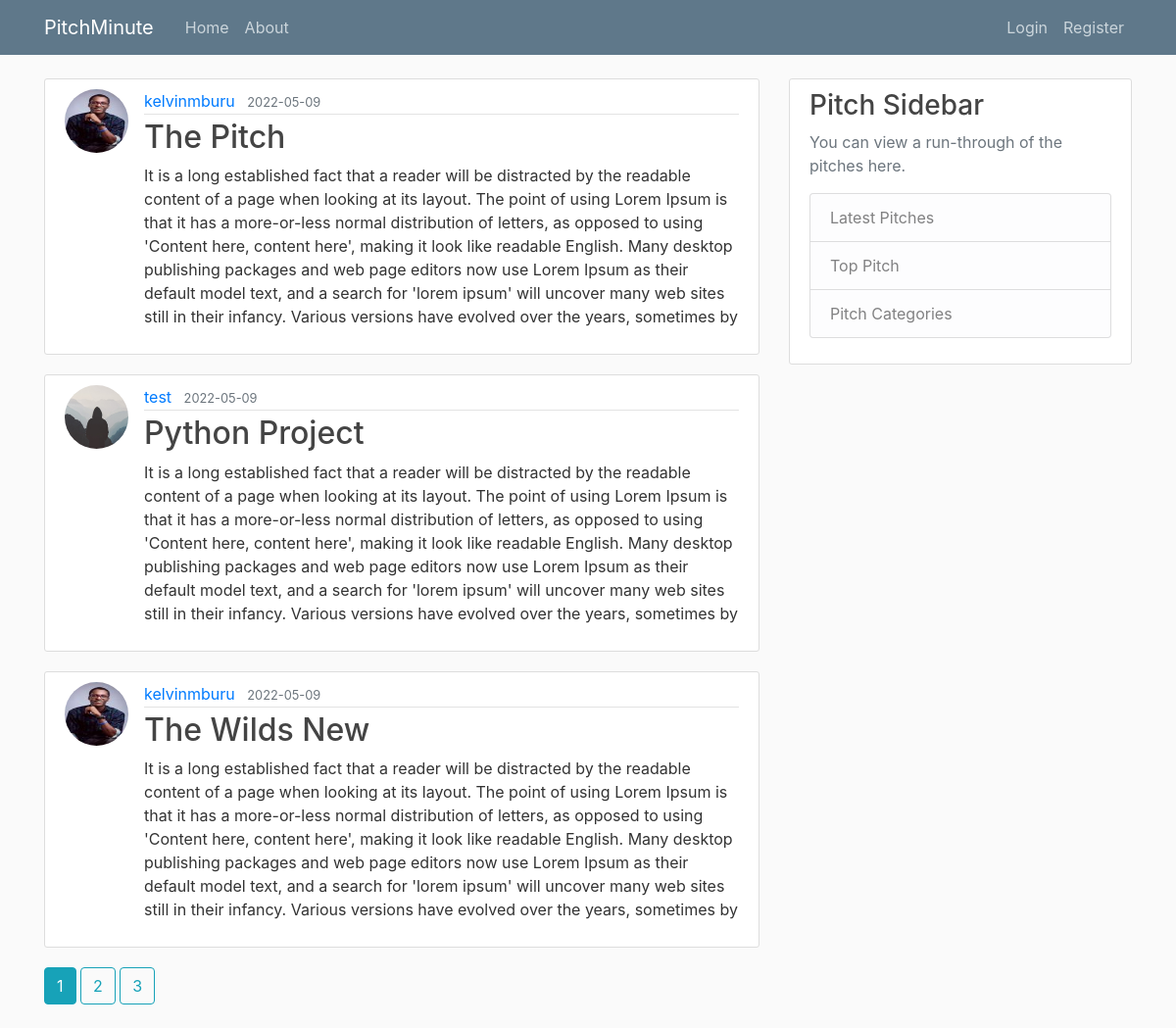
Page /home on the earlier database version.
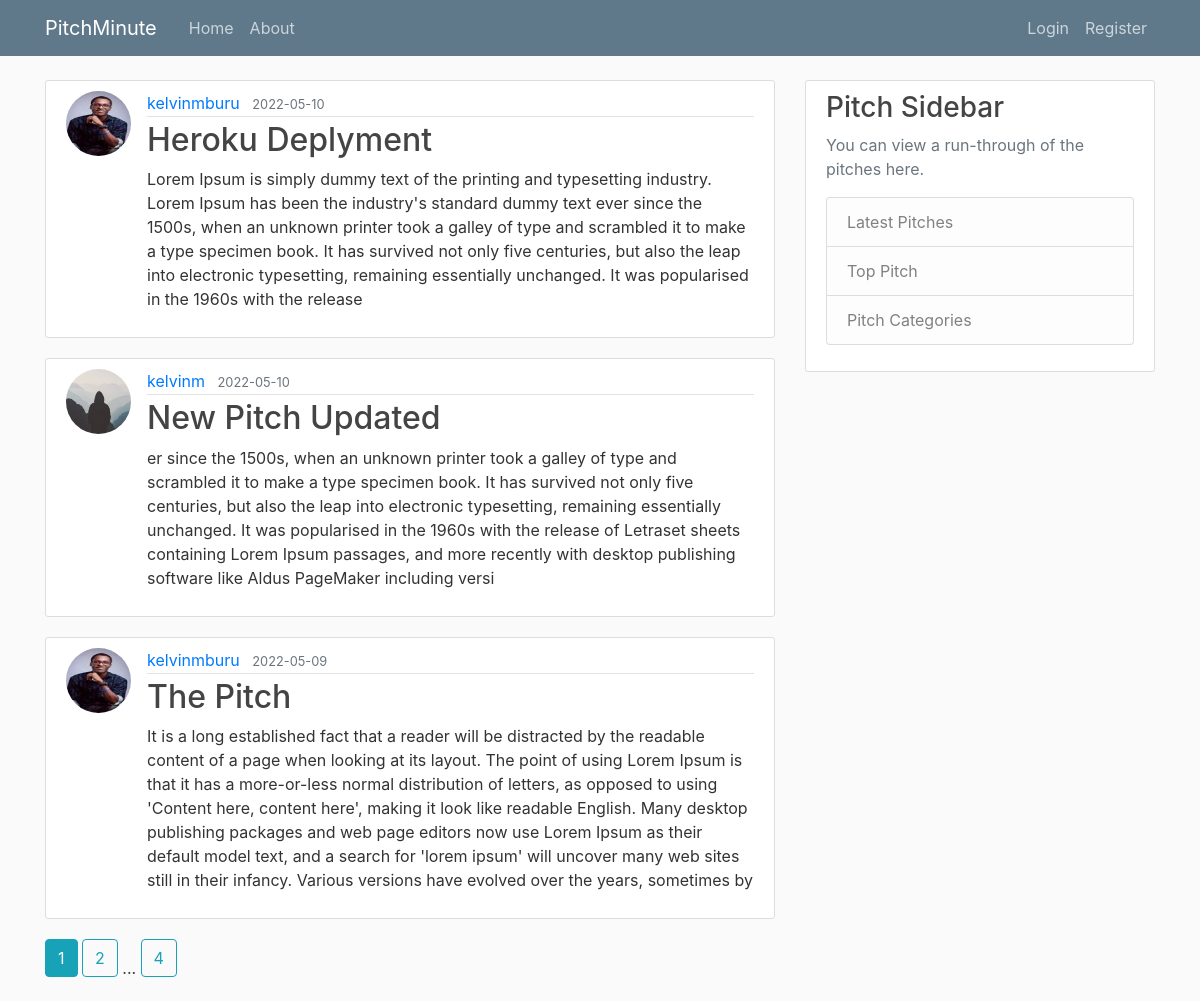
Same page on the later database version.
### flaskblog/models.py (models this page shows, shortened)
class Post(db.Model):
    id = db.Column(db.Integer, primary_key=True)
    title = db.Column(db.String(100), nullable=False)
    date_posted = db.Column(db.DateTime, nullable=False, default=datetime.utcnow)
    content = db.Column(db.Text, nullable=False)
    user_id = db.Column(db.Integer, db.ForeignKey('user.id'), nullable=False)

class User(db.Model, UserMixin):
    id = db.Column(db.Integer, primary_key=True)
    username = db.Column(db.String(20), unique=True, nullable=False)
    email = db.Column(db.String(120), unique=True, nullable=False)
    image_file = db.Column(db.String(20), nullable=False, default='default.jpg')
    password = db.Column(db.String(60), nullable=False)
    posts = db.relationship('Post', backref='author', lazy='dynamic')

### flaskblog/main/routes.py (the view)
@main.route("/")
@main.route("/home")
def home():
    page = request.args.get('page', 1, type=int)
    posts = Post.query.order_by(Post.date_posted.desc()).paginate(page=page, per_page=3)
    return render_template('home.html',posts=posts)

### flaskblog/templates/home.html
{% extends "layout.html" %}
{% block content %}
{% for post in posts.items %}
<article class="media content-section">
    <img class="rounded-circle article-img"
        src=" {{ url_for('static', filename='profile_pics/' + post.author.image_file) }} " alt="" srcset="">
    <div class="media-body">
        <div class="article-metadata">
            <a class="mr-2" href="{{url_for('users.user_posts', username=post.author.username)}}">{{ post.author.username }}</a>
            <small class="text-muted">{{ post.date_posted.strftime('%Y-%m-%d') }}</small>
        </div>
        <h2><a class="article-title" href=" {{url_for('posts.post', post_id=post.id)}} ">{{ post.title }}</a></h2>
        <p class="article-content">{{ post.content }}</p>
    </div>
</article>
{% endfor %}
{% for page_num in posts.iter_pages(left_edge=1, right_edge=1, left_current=1, right_current=2) %}
    {% if page_num %}
    {% if posts.page == page_num %}
    <a class="btn btn-info mb-4" href="{{url_for('main.home', page=page_num) }}">{{ page_num }}</a>
    {% else %}
    <a class="btn btn-outline-info mb-4" href="{{url_for('main.home', page=page_num) }}">{{ page_num }}</a>
    {% endif %}
    {% else %}
        ...
    {% endif %}
{% endfor %}
{% endblock content%}

Differences in the rows shown:
no longer on this page (row unchanged): Post: image_file (placeholder picture), author.username "test", date_posted "2022-05-09", title "Python Project", content "It is a long established fact that a reader will be distracted by the readable content of a page when looking at its layout. The point of using Lorem Ipsum is that it has a more-or-less normal distribution of letters, as opposed to using 'Content here, content here', making it look like readable English. Many desktop publishing packages and web page editors now use Lorem Ipsum as their default model text, and a search for 'lorem ipsum' will uncover many web sites still in their infancy. Various versions have evolved over the years, sometimes by"
no longer on this page (row unchanged): Post: image_file (picture), author.username "kelvinmburu", date_posted "2022-05-09", title "The Wilds New", content "It is a long established fact that a reader will be distracted by the readable content of a page when looking at its layout. The point of using Lorem Ipsum is that it has a more-or-less normal distribution of letters, as opposed to using 'Content here, content here', making it look like readable English. Many desktop publishing packages and web page editors now use Lorem Ipsum as their default model text, and a search for 'lorem ipsum' will uncover many web sites still in their infancy. Various versions have evolved over the years, sometimes by"
added Post: image_file (picture), author.username "kelvinmburu", date_posted "2022-05-10", title "Heroku Deplyment", content "Lorem Ipsum is simply dummy text of the printing and typesetting industry. Lorem Ipsum has been the industry's standard dummy text ever since the 1500s, when an unknown printer took a galley of type and scrambled it to make a type specimen book. It has survived not only five centuries, but also the leap into electronic typesetting, remaining essentially unchanged. It was popularised in the 1960s with the release"
added Post: image_file (placeholder picture), author.username "kelvinm", date_posted "2022-05-10", title "New Pitch Updated", content "er since the 1500s, when an unknown printer took a galley of type and scrambled it to make a type specimen book. It has survived not only five centuries, but also the leap into electronic typesetting, remaining essentially unchanged. It was popularised in the 1960s with the release of Letraset sheets containing Lorem Ipsum passages, and more recently with desktop publishing software like Aldus PageMaker including versi"
Other differences:
new list line: "4"
list line gone: "3"
